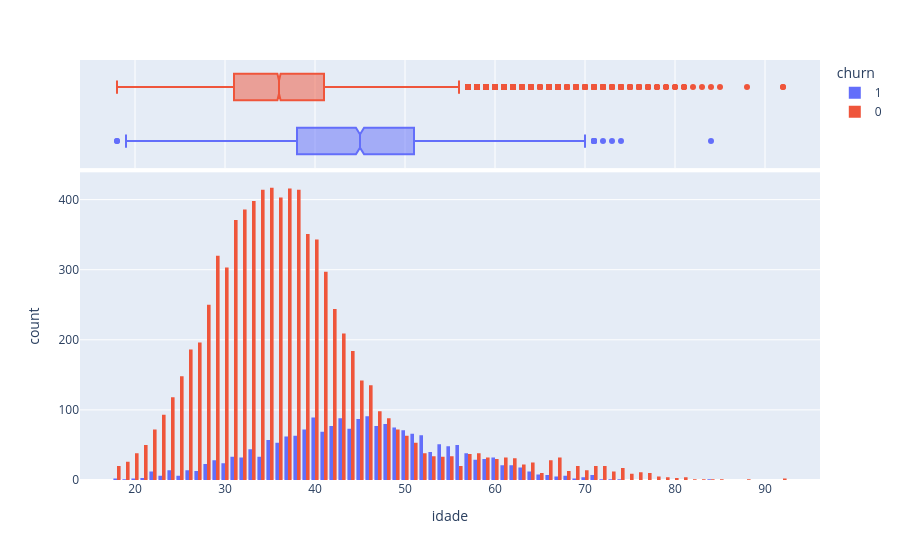

Notebook cell for this chart:
### Markdown cell above
Podemos observar que não existe uma correlação entre o cliente ter dado churn e o valor de seu salario estimado

### Code cell
churn_idade = px.histogram(tabela,
                          x = "idade",
                          color = "churn",
                          marginal = "box",
                          barmode = "group")
churn_idade.show()

### Figure 1 — Plotly figure (JSON) as saved in the notebook; plotly's stock layout.template omitted (floating-point values rounded to 4 significant figures; data arrays with more than 128 entries replaced by an {"elided": "..."} marker saying what was removed)
{"data": [{"alignmentgroup": "True", "bingroup": "x", "hovertemplate": "churn=1<br>idade=%{x}<br>count=%{y}<extra></extra>", "legendgroup": "1", "marker": {"color": "#636efa", "pattern": {"shape": ""}}, "name": "1", "offsetgroup": "1", "orientation": "v", "showlegend": true, "type": "histogram", "x": {"elided": "2037 int values"}, "xaxis": "x", "yaxis": "y"}, {"alignmentgroup": "True", "hovertemplate": "churn=1<br>idade=%{x}<extra></extra>", "legendgroup": "1", "marker": {"color": "#636efa"}, "name": "1", "notched": true, "offsetgroup": "1", "showlegend": false, "type": "box", "x": {"elided": "2037 int values"}, "xaxis": "x2", "yaxis": "y2"}, {"alignmentgroup": "True", "bingroup": "x", "hovertemplate": "churn=0<br>idade=%{x}<br>count=%{y}<extra></extra>", "legendgroup": "0", "marker": {"color": "#EF553B", "pattern": {"shape": ""}}, "name": "0", "offsetgroup": "0", "orientation": "v", "showlegend": true, "type": "histogram", "x": {"elided": "7963 int values"}, "xaxis": "x", "yaxis": "y"}, {"alignmentgroup": "True", "hovertemplate": "churn=0<br>idade=%{x}<extra></extra>", "legendgroup": "0", "marker": {"color": "#EF553B"}, "name": "0", "notched": true, "offsetgroup": "0", "showlegend": false, "type": "box", "x": {"elided": "7963 int values"}, "xaxis": "x2", "yaxis": "y2"}], "layout": {"barmode": "group", "legend": {"title": {"text": "churn"}, "tracegroupgap": 0}, "margin": {"t": 60}, "xaxis": {"anchor": "y", "domain": [0, 1], "title": {"text": "idade"}}, "xaxis2": {"anchor": "y2", "domain": [0, 1], "matches": "x", "showgrid": true, "showticklabels": false}, "yaxis": {"anchor": "x", "domain": [0, 0.7326], "title": {"text": "count"}}, "yaxis2": {"anchor": "x2", "domain": [0.7426, 1], "matches": "y2", "showgrid": false, "showline": false, "showticklabels": false, "ticks": ""}}}
